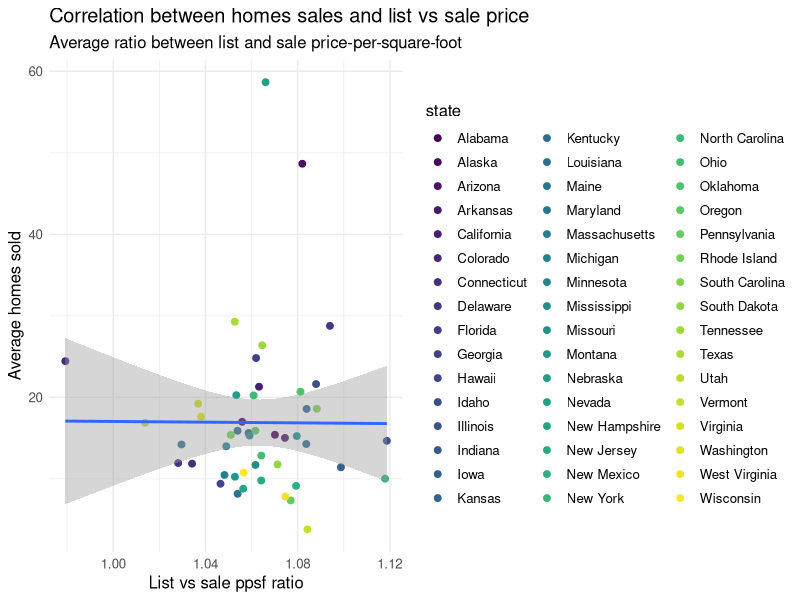

Here is the R script that generated this plot:
# Author: Lewis Going
library("ggplot2")
library("tidyverse")
library("viridis")

state_averages <- read.csv("state_averages.csv", stringsAsFactors = FALSE)

# Scatter plot with regression line
ggplot(state_averages, 
       aes(x = avg_diff_ratio, 
           y = avg_homes_sold)) +
  geom_point(aes(colour = state),
             size = 2) +
  geom_smooth(method="lm") +
  labs(x = "List vs sale ppsf ratio",
       y = "Average homes sold",
       title = "Correlation between homes sales and list vs sale price",
       subtitle = "Average ratio between list and sale price-per-square-foot") +
  scale_color_viridis(discrete = T) +
  theme_minimal() +
  theme(text = element_text(size=12))